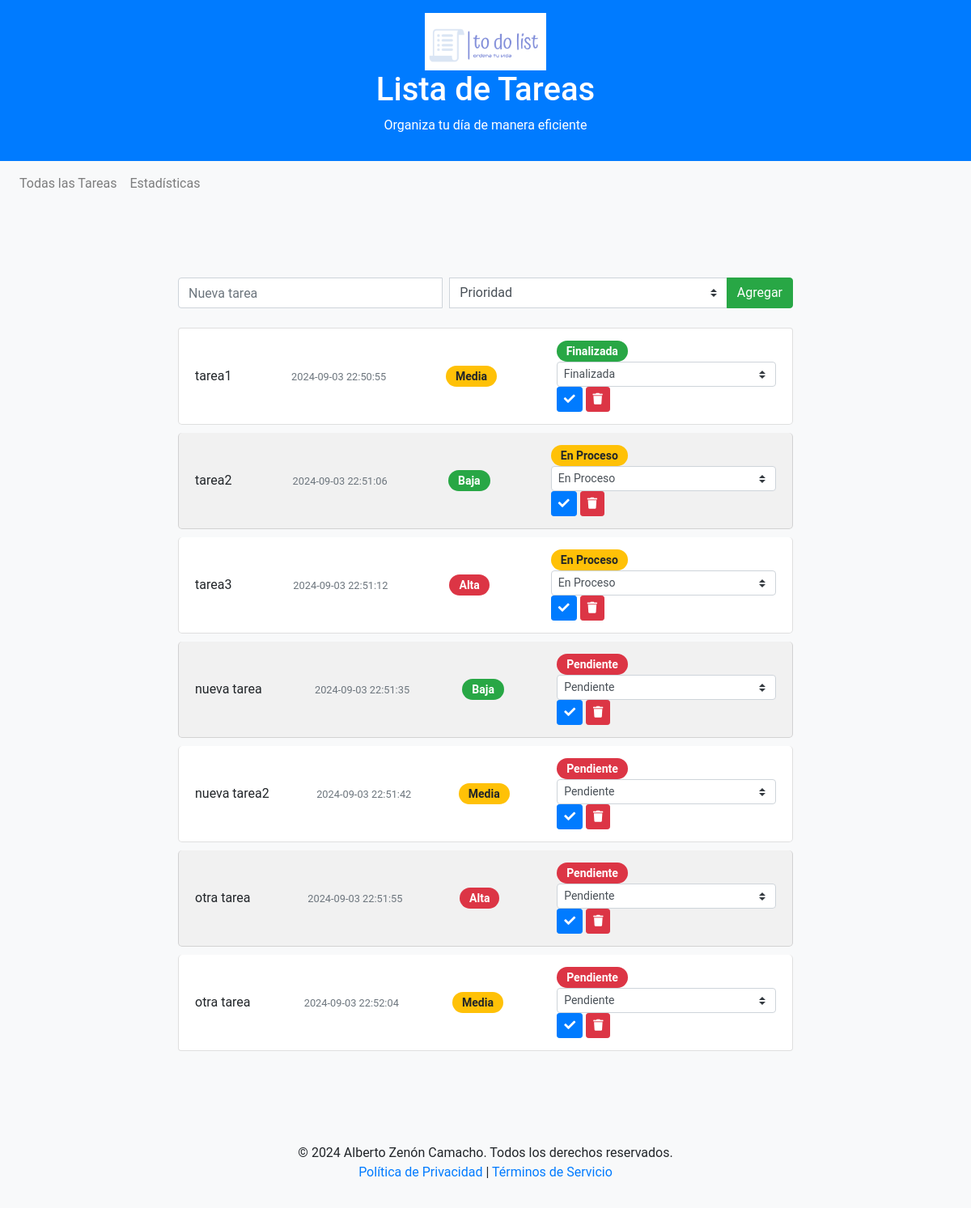
The page / on the database its author committed.
### tables this page shows
CREATE TABLE tasks (
            id INTEGER PRIMARY KEY AUTOINCREMENT,
            title TEXT NOT NULL,
            status TEXT NOT NULL,
            priority TEXT NOT NULL,  -- Nueva columna para la prioridad
            created_at TEXT NOT NULL
        );

### app.py (the view)
@app.route('/')
def index():
    conn = get_db_connection()
    tasks = conn.execute('SELECT * FROM tasks').fetchall()
    conn.close()
    return render_template('index.html', tasks=tasks)

### app.py (called while the page is built)
def get_db_connection():
    conn = sqlite3.connect('database.db')
    conn.row_factory = sqlite3.Row
    return conn

### templates/index.html (shortened to what this page needs)
{% extends 'base.html' %}
{% block content %}
<form action="/add" method="POST" class="mb-4">
    <div class="input-group">
        <input type="text" name="title" class="form-control" placeholder="Nueva tarea" required>
        <select name="priority" class="custom-select ml-2" required>
            <option value="">Prioridad</option>
        </select>
        <div class="input-group-append">
            <button class="btn btn-success" type="submit">Agregar</button>
        </div>
    </div>
</form>
<ul class="list-group">
    {% for task in tasks %}
        <li class="list-group-item d-flex justify-content-between align-items-center">
            <span class="task-title">{{ task.title }}</span>
            <span class="text-muted small">{{ task.created_at }}</span>
            <span class="badge badge-pill {% if task.priority == 'Alta' %}badge-danger{% elif task.priority == 'Media' %}badge-warning{% else %}badge-success{% endif %}">{{ task.priority }}</span>
            <div class="task-actions">
                <span class="badge badge-pill {% if task.status == 'Pendiente' %}badge-danger{% elif task.status == 'En Proceso' %}badge-warning{% else %}badge-success{% endif %}">{{ task.status }}</span>
                <form action="/update/{{ task.id }}" method="POST" class="d-inline">
                    <select name="status" class="custom-select custom-select-sm">
                        <option value="Pendiente" {% if task.status == 'Pendiente' %}selected{% endif %}>Pendiente</option>
                        <option value="En Proceso" {% if task.status == 'En Proceso' %}selected{% endif %}>En Proceso</option>
                        <option value="Finalizada" {% if task.status == 'Finalizada' %}selected{% endif %}>Finalizada</option>
                    </select>
                    <button type="submit" class="btn btn-sm btn-primary">
                        <i class="fas fa-check"></i>
                    </button>
                </form>
                <a href="/delete/{{ task.id }}" class="btn btn-sm btn-danger">
                    <i class="fas fa-trash"></i>
                </a>
            </div>
        </li>
    {% endfor %}
</ul>
{% endblock %}

### static/css/styles.css (style rules this page uses)
:root { --primary-color: #007bff; --secondary-color: #6c757d; --success-color: #28a745; --danger-color: #dc3545; }
body { background-color: #f8f9fa; font-family: 'Roboto', sans-serif; margin: 0; padding: 0; }
.list-group-item { display: flex; justify-content: space-between; align-items: center; padding: 15px 20px; border-radius: 5px; margin-bottom: 10px; transition: background-color 0.3s, transform 0.2s; }
.list-group-item:nth-child(even) { background-color: #f1f1f1; }
.badge { font-size: 14px; padding: 6px 12px; border-radius: 20px; }
.badge-danger { background-color: var(--danger-color); }
.badge-warning { background-color: #ffc107; }
.badge-success { background-color: var(--success-color); }
.btn { transition: background-color 0.3s, transform 0.2s; }

### rows shown on the page
tasks: title "tarea1", created_at "2024-09-03 22:50:55", priority "Media", status "Finalizada"
tasks: title "tarea2", created_at "2024-09-03 22:51:06", priority "Baja", status "En Proceso"
tasks: title "tarea3", created_at "2024-09-03 22:51:12", priority "Alta", status "En Proceso"
tasks: title "nueva tarea", created_at "2024-09-03 22:51:35", priority "Baja", status "Pendiente"
tasks: title "nueva tarea2", created_at "2024-09-03 22:51:42", priority "Media", status "Pendiente"
tasks: title "otra tarea", created_at "2024-09-03 22:51:55", priority "Alta", status "Pendiente"
tasks: title "otra tarea", created_at "2024-09-03 22:52:04", priority "Media", status "Pendiente"
